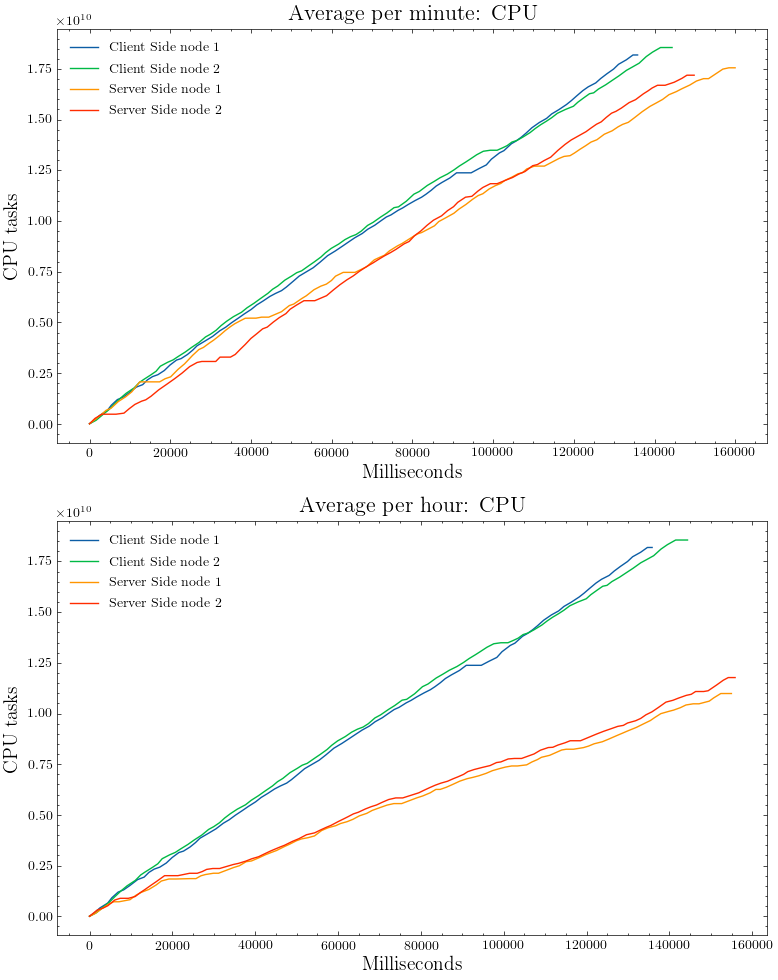

The Python source for this figure:
import json, matplotlib.pyplot as plt
import dateutil.parser
import matplotlib
plt.style.use('science')
data = {}


def open_file(name):
    with open(name) as file:
        json_file = json.load(file)
        x = []
        y = []
        offset_time = dateutil.parser.parse(json_file[0]["time"]).timestamp() * 1000
        offset_value = json_file[0]["value"]
        for el in json_file:
            x_val = dateutil.parser.parse(el["time"]).timestamp() * 1000 - offset_time
            x.append(x_val)
            y_val = el["value"] - offset_value
            y.append(y_val)
        stop = False
        counter = 1
        last_val = y[-counter]
        while not stop:
            if y[-counter] != last_val:
                stop = True
            else:
                counter += 1
        if -counter + 3 < 0:
            x = x[:-counter + 3]
            y = y[:-counter + 3]
        return x, y



data['rawAvg_aqs1'] = open_file('testData/cpuData/onRawDataAvgMin_aqs1_cpu.txt')
data['rawAvg_aqs2'] = open_file('testData/cpuData/onRawDataAvgMin_aqs2_cpu.txt')

data['summariesAvgMin_aqs1'] = open_file('testData/cpuData/summariesWeekAvgMinData_aqs1_cpu.txt')
data['summariesAvgMin_aqs2'] = open_file('testData/cpuData/summariesWeekAvgMinData_aqs2_cpu.txt')

data['summariesAvgHour_aqs1'] = open_file('testData/cpuData/summariesWeekAvgHourData_aqs1_cpu.txt')
data['summariesAvgHour_aqs2'] = open_file('testData/cpuData/summariesWeekAvgHourData_aqs2_cpu.txt')

# data['summariesAvgDay_aqs1'] = open_file('testData/cpuData/summariesWeekAvgDayData_aqs1_cpu.txt')
# data['summariesAvgDay_aqs2'] = open_file('testData/cpuData/summariesWeekAvgDayData_aqs2_cpu.txt')

plt.rc('axes', labelsize=14)
fig, axs = plt.subplots(2, 1)


axs[0].plot(data['rawAvg_aqs1'][0], data['rawAvg_aqs1'][1], label="Client Side node 1")
axs[0].plot(data['rawAvg_aqs2'][0], data['rawAvg_aqs2'][1], label="Client Side node 2")
axs[0].plot(data['summariesAvgMin_aqs1'][0], data['summariesAvgMin_aqs1'][1], label="Server Side node 1")
axs[0].plot(data['summariesAvgMin_aqs2'][0], data['summariesAvgMin_aqs2'][1], label="Server Side node 2")
axs[0].legend(loc="upper left")
axs[0].set_title('Average per minute: CPU', fontsize=16)
axs[0].set_xlabel('Milliseconds')
axs[0].set_ylabel('CPU tasks')

axs[1].plot(data['rawAvg_aqs1'][0], data['rawAvg_aqs1'][1], label="Client Side node 1")
axs[1].plot(data['rawAvg_aqs2'][0], data['rawAvg_aqs2'][1], label="Client Side node 2")
axs[1].plot(data['summariesAvgHour_aqs1'][0], data['summariesAvgHour_aqs1'][1], label="Server Side node 1")
axs[1].plot(data['summariesAvgHour_aqs2'][0], data['summariesAvgHour_aqs2'][1], label="Server Side node 2")
axs[1].legend(loc="upper left")
axs[1].set_title('Average per hour: CPU', fontsize=16)
axs[1].set_xlabel('Milliseconds')
axs[1].set_ylabel('CPU tasks')

# lgd = fig.legend(loc="center right",   # Position of legend
#                 prop={'size': 14}
#                 )

fig.set_tight_layout(True)
# fig.canvas.draw()
# fig.set_tight_layout(False)
# plt.subplots_adjust(right=0.6)
fig.set_size_inches(8, 10)

plt.savefig("cpu_average.png", dpi=100)